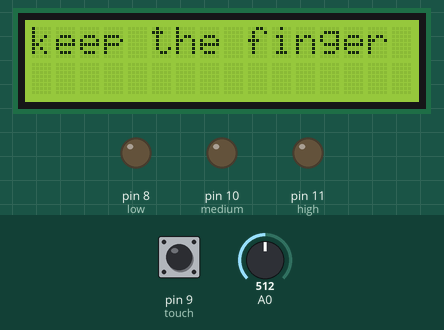
Bench run of a sketch on a simulated Arduino Uno, built with avr-gcc and run on an emulated ATmega328P. On the bench: 16×2 character LCD, output pins drawn as LEDs (lit = HIGH). Inputs (shaded band) come from the test bench; at power-on: pin 9 (touch) LOW, A0 = 512. What the sketch prints to the serial monitor is not drawn.

Above: at 1.2 s.
1.3 s: pin 9 (touch) pulled HIGH for 2.35 s
At 3.7 s:
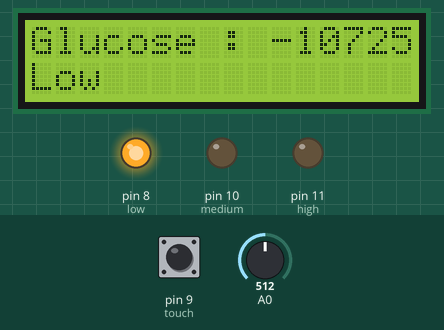
7.1 s: pin 9 (touch) pulled HIGH for 2.35 s
At 8.7 s:
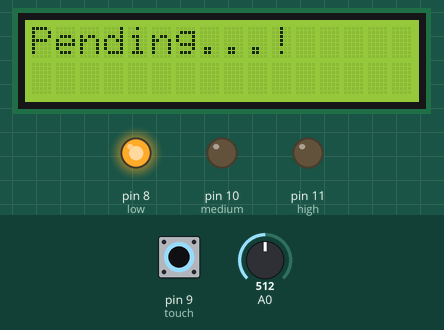
10.9 s: pin 9 (touch) driven HIGH
16.9 s: pin 9 (touch) driven LOW
At 20.1 s:
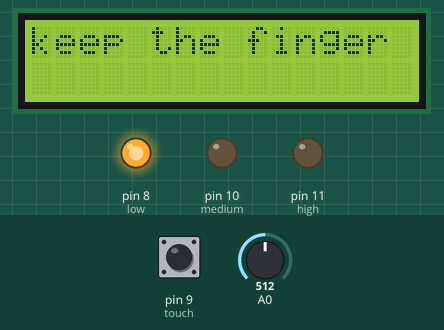
Timing chart, 0 to 21.6 s (numbered marks = the images above; inputs shaded):
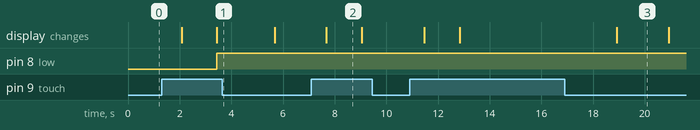

The sketch:

code.ino
```cpp
#include <LiquidCrystal.h>
#include <util/delay.h>

LiquidCrystal lcd(2, 3, 4, 5, 6, 7);

int touch = 9; // pin for touch sensor
int low = 8;
int medium = 10;
int high = 11;


void setup()
{
  lcd.begin(16, 2); /* Initialize 16x2 LCD */
  pinMode(touch, INPUT);
  pinMode(low,OUTPUT);
  pinMode(medium,OUTPUT);
  pinMode(high,OUTPUT);
  lcd.clear(); /* Clear the LCD */
  Serial.begin(9600);
}

void loop()
{

  // check the state of the touch sensor
  int touchValue = digitalRead(touch);
  lcd.setCursor(0, 0);

  // if touched, print the value on LCD
  if (touchValue == HIGH)
  {
    double sum = 0;
    double realValue = 0;
    double voltageValue = 0;

    int i;
    for (i = 0; (i < 800) && (digitalRead(touch) == HIGH); i++)
    {
      // read the value from A0
      sum += analogRead(A0);
      lcd.setCursor(0, 0);

      lcd.print("Pending...!");
    }
    lcd.clear();
    Serial.println(i);
    if (i != 0){
      voltageValue = sum/i ;
      realValue = -2.533*pow(10,-5)*pow(voltageValue,4)+ 0.005822*pow(voltageValue,3) - 0.4625*pow(voltageValue,2) + 15.7*voltageValue -93.78 ;
      // lcd.print(sum / i);
      lcd.print("Glucose : ");
      lcd.print(realValue);
        lcd.setCursor(0, 1);
      if(realValue<70){
          digitalWrite(low,HIGH);
            lcd.print("Low");
      }
      else if(realValue>= 70 && realValue<160){
          digitalWrite(medium,HIGH);
            lcd.print("Normal");
      }
      else if(realValue>=160){
          digitalWrite(high,HIGH);
            lcd.print("High");
      }

    }
    // Serial.println("Readings taken. Remove your finger");
    while(digitalRead(touch) == HIGH)
    {
      Serial.println("HIGH");

    }
    Serial.println(realValue);
    Serial.println(i);
  }
  else
  {
    lcd.clear();
    lcd.print("keep the finger");
  }

  delay(2000);
  lcd.clear(); /* Clear the LCD */
}
```

Measured:
- after the input at 1.3 s, pin 8 (low): LOW → HIGH after 2.1 s; the display: first differs from a run without the input after 0.77 s (image 1 shows a later state)
- after the input at 7.1 s, the display: first differs from a run without the input after 0.58 s (image 2)
- after the input at 16.9 s, the display: first changes after 2.0 s (image 3 shows a later state)
- what the display in image 2 shows lasts 1.3 s, from 7.7 s to 9.0 s
